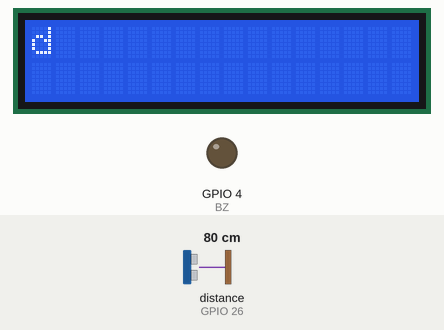
This program was run on a simulated Raspberry Pi (BCM pin numbers). Shown: 16×2 character LCD, output pins drawn as LEDs (lit = HIGH). Dashed ring = blinking. The test bench sets the inputs (shaded band); at power-on: distance to the obstacle (sensor on GPIO 26) 80 cm. The echo pulse lasts 58.3 µs per cm; the clock reads 2024-03-15 10:24:30 at power-on unless the program sets it; pins used as bus, display or sensor lines are not drawn; what the program prints to the terminal is not drawn.

Above: at 1.07 s.
1.5 s: distance to the obstacle (sensor on GPIO 26) set to 27 cm
At 1.73 s:
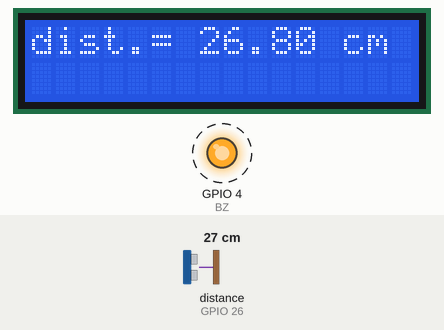
3.9 s: distance to the obstacle (sensor on GPIO 26) set to 60 cm
At 4.1 s:
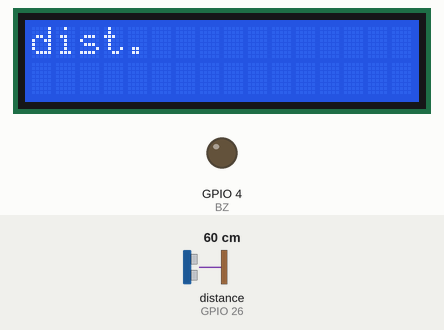
6.9 s: distance to the obstacle (sensor on GPIO 26) set to 2 cm
At 8.34 s:
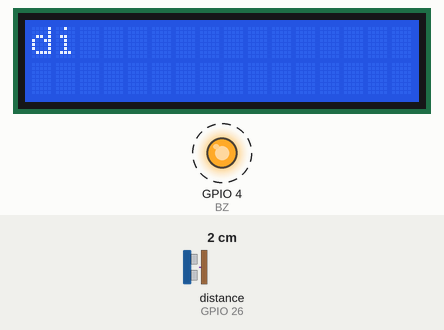
Timing chart, 0 to 15.9 s (numbered marks = the images above; inputs shaded):
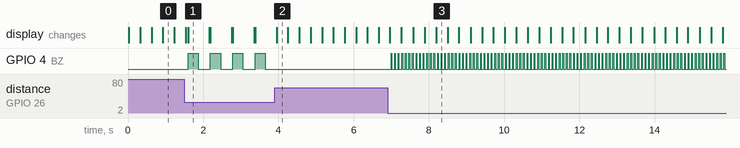

Measured:
- after the input at 1.5 s, GPIO 4 (BZ): alternates HIGH for 0.27 s and LOW for 0.33 s, starting after 0.10 s; the display: first differs from a run without the input after 0.10 s (image 1)
- after the input at 3.9 s, GPIO 4 (BZ): stops changing and stays LOW; the display: changes after 0.05 s (image 2)
- after the input at 6.9 s, GPIO 4 (BZ): alternates HIGH for 0.02 s and LOW for 0.08 s, starting after 0.09 s
- what the display in image 1 shows lasts 0.6 s, from 1.6 s to 2.2 s

The program:

8_Ultrasonic_BZ.py
```python
import lcddriver #chmod set all usable
import RPi.GPIO as GPIO #외부포트를 설정
import time

GPIO.setmode(GPIO.BCM)# BCM타입을 사용한다고 지정
TRIG = 13
ECHO = 26
BZ=4
GPIO.setup(BZ, GPIO.OUT)# OUTPUT MODE
GPIO.setup(TRIG, GPIO.OUT)# OUTPUT MODE
GPIO.setup(ECHO, GPIO.IN)# INPUT MODE
GPIO.output(TRIG, GPIO.LOW)# Reset trigger value
GPIO.output(BZ, False)
display = lcddriver.lcd()


def distance_check():
      GPIO.output(TRIG, GPIO.HIGH)# High trigger value
      time.sleep(0.00001) # Send trigger pulse for 10us
      GPIO.output(TRIG, GPIO.LOW)# Reset trigger value
      start=0
      stop=0
      while GPIO.input(ECHO) == GPIO.LOW: # 초음파 전송이 끝나는 전송시간 저장
            start = time.time()
      while GPIO.input(ECHO) == GPIO.HIGH:# 초음파 수신이 완료될때 수신시간
            stop = time.time()
            duration = stop-start # 초음파 수신시간에 전송시간을 빼서 도달 시간을 설정
            distance = (duration*340*100)/2 #
      return distance

try:
      while 1:
            result_distance = distance_check()

            print("distance = %.2f cm" %(result_distance))#  거리를 터미널에 출력
            display.lcd_display_string("dist.= %.2f cm" %(result_distance),1)
            if result_distance <= 30: # 거리가 가까울수록 빠르게 소리가 출력
                  GPIO.output(BZ,True)
                  time.sleep(result_distance*0.01)
                  GPIO.output(BZ,False)
                  time.sleep(result_distance*0.01)
            time.sleep(0.001)
            display.lcd_clear()
except KeyboardInterrupt :
      display.lcd_clear()
      GPIO.cleanup()
```

lcddriver.py
```python
# Driver library for LCD display. Provided by Ryanteck LTD.
# The procedures below can all be called in your own code!
# You can just stick to the print string one though ;-)

# This is the driver library for the LCD display
# It contains some functions that you can call in your own program
# Just remember that in order to use it you have to import it
# You can do that with the line: import lcddriver
# Make sure that lcddriver is in the same directory though!
# Credit for this code goes to "natbett" of the Raspberry Pi Forum 18/02/13

import i2c_lib
from time import *

# LCD Address
# Usually you will have to use one of the two provided values below.
# If you prefer, you can check your LCD address with the command: "sudo i2cdetect -y 1"
# This is a common LCD address.
ADDRESS = 0x27
# This is another common LCD address.
#ADDRESS = 0x3f

# commands
LCD_CLEARDISPLAY = 0x01
LCD_RETURNHOME = 0x02
LCD_ENTRYMODESET = 0x04
LCD_DISPLAYCONTROL = 0x08
LCD_CURSORSHIFT = 0x10
LCD_FUNCTIONSET = 0x20
LCD_SETCGRAMADDR = 0x40
LCD_SETDDRAMADDR = 0x80

# flags for display entry mode
LCD_ENTRYRIGHT = 0x00
LCD_ENTRYLEFT = 0x02
LCD_ENTRYSHIFTINCREMENT = 0x01
LCD_ENTRYSHIFTDECREMENT = 0x00

# flags for display on/off control
LCD_DISPLAYON = 0x04
LCD_DISPLAYOFF = 0x00
LCD_CURSORON = 0x02
LCD_CURSOROFF = 0x00
LCD_BLINKON = 0x01
LCD_BLINKOFF = 0x00

# flags for display/cursor shift
LCD_DISPLAYMOVE = 0x08
LCD_CURSORMOVE = 0x00
LCD_MOVERIGHT = 0x04
LCD_MOVELEFT = 0x00

# flags for function set
LCD_8BITMODE = 0x10
LCD_4BITMODE = 0x00
LCD_2LINE = 0x08
LCD_1LINE = 0x00
LCD_5x10DOTS = 0x04
LCD_5x8DOTS = 0x00

# flags for backlight control
LCD_BACKLIGHT = 0x08
LCD_NOBACKLIGHT = 0x00

En = 0b00000100 # Enable bit
Rw = 0b00000010 # Read/Write bit
Rs = 0b00000001 # Register select bit

class lcd:
   #initializes objects and lcd
   def __init__(self):
      self.lcd_device = i2c_lib.i2c_device(ADDRESS)

      self.lcd_write(0x03)
      self.lcd_write(0x03)
      self.lcd_write(0x03)
      self.lcd_write(0x02)

      self.lcd_write(LCD_FUNCTIONSET | LCD_2LINE | LCD_5x8DOTS | LCD_4BITMODE)
      self.lcd_write(LCD_DISPLAYCONTROL | LCD_DISPLAYON)
      self.lcd_write(LCD_CLEARDISPLAY)
      self.lcd_write(LCD_ENTRYMODESET | LCD_ENTRYLEFT)
      sleep(0.2)

   # clocks EN to latch command
   def lcd_strobe(self, data):
      self.lcd_device.write_cmd(data | En | LCD_BACKLIGHT)
      sleep(.0005)
      self.lcd_device.write_cmd(((data & ~En) | LCD_BACKLIGHT))
      sleep(.0001)

   def lcd_write_four_bits(self, data):
      self.lcd_device.write_cmd(data | LCD_BACKLIGHT)
      self.lcd_strobe(data)

   # write a command to lcd
   def lcd_write(self, cmd, mode=0):
      self.lcd_write_four_bits(mode | (cmd & 0xF0))
      self.lcd_write_four_bits(mode | ((cmd << 4) & 0xF0))

   # put string function
   def lcd_display_string(self, string, line):
      if line == 1:
         self.lcd_write(0x80)
      if line == 2:
         self.lcd_write(0xC0)
      if line == 3:
         self.lcd_write(0x94)
      if line == 4:
         self.lcd_write(0xD4)

      for char in string:
         self.lcd_write(ord(char), Rs)

   # clear lcd and set to home
   def lcd_clear(self):
      self.lcd_write(LCD_CLEARDISPLAY)
      self.lcd_write(LCD_RETURNHOME)
```

i2c_lib.py
```python
import smbus
from time import *

class i2c_device:
   def __init__(self, addr, port=1):
      self.addr = addr
      self.bus = smbus.SMBus(port)

# Write a single command
   def write_cmd(self, cmd):
      self.bus.write_byte(self.addr, cmd)
      sleep(0.0001)

# Write a command and argument
   def write_cmd_arg(self, cmd, data):
      self.bus.write_byte_data(self.addr, cmd, data)
      sleep(0.0001)

# Write a block of data
   def write_block_data(self, cmd, data):
      self.bus.write_block_data(self.addr, cmd, data)
      sleep(0.0001)

# Read a single byte
   def read(self):
      return self.bus.read_byte(self.addr)

# Read
   def read_data(self, cmd):
      return self.bus.read_byte_data(self.addr, cmd)

# Read a block of data
   def read_block_data(self, cmd):
      return self.bus.read_block_data(self.addr, cmd)
```
